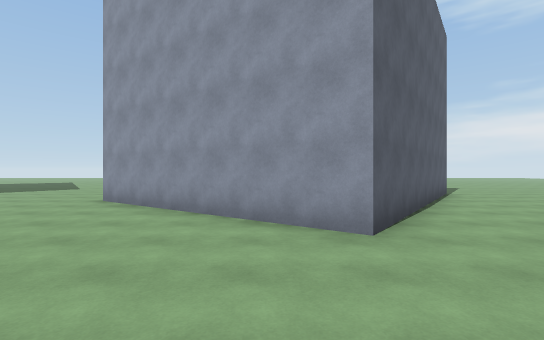
view 1 (above)

16 first-person views from a walk through a 3-D level made in the Unity game engine. The camera is 1.5 m above the floor, looks level and sees 85° across. The floor is counted in squares, 2 m on a side. Each view is taken from the middle of a square. On the plan, view 1 faces up. The plan holds only what a view shows up to about 10 squares ahead; the rest is blank. The place goes on beyond the plan.

view 2
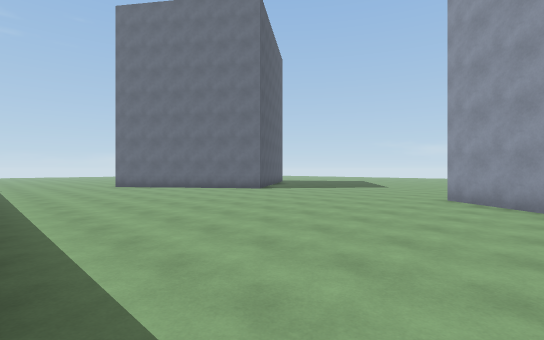

view 3
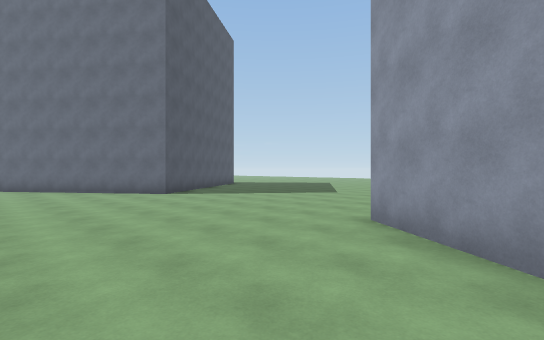

view 4
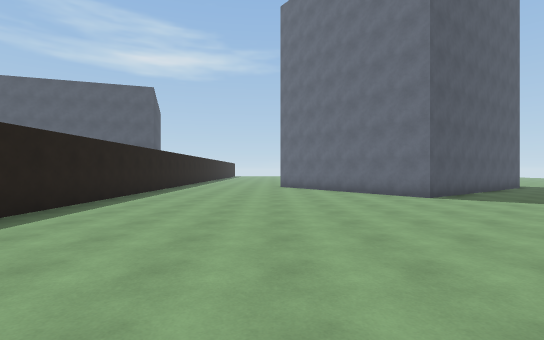

view 5
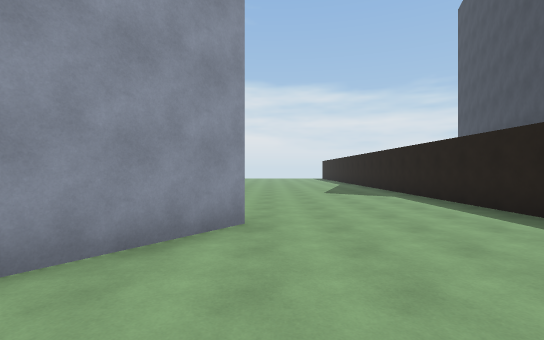

view 6
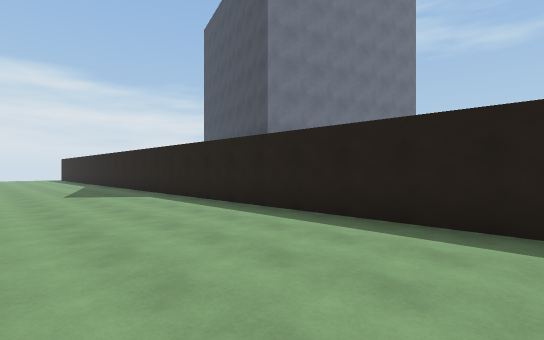

view 7
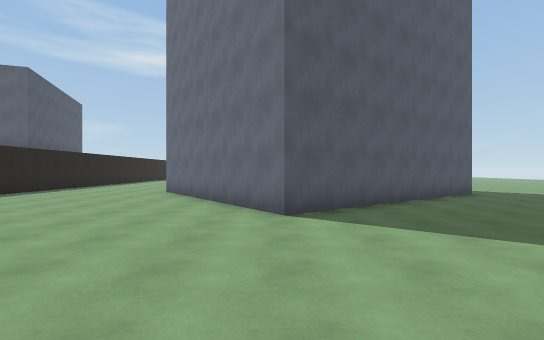

view 8
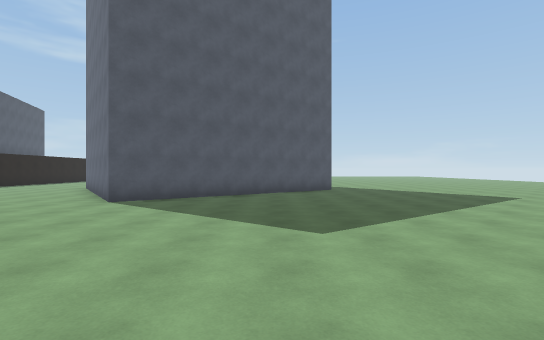

view 9
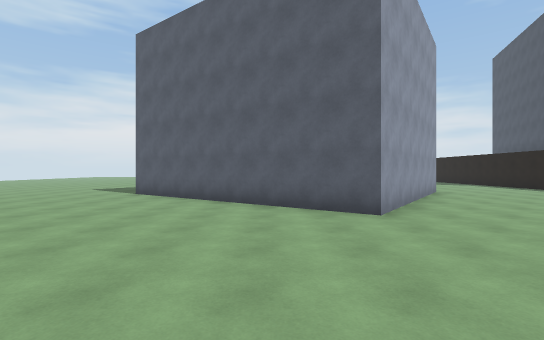

view 10
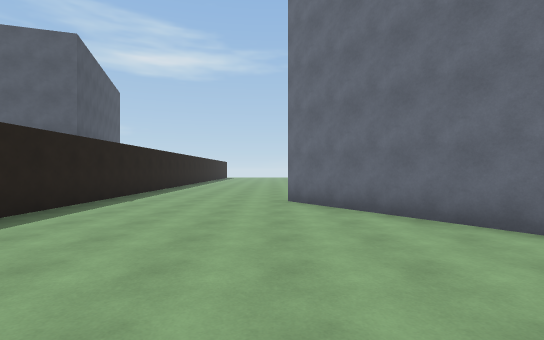

view 11
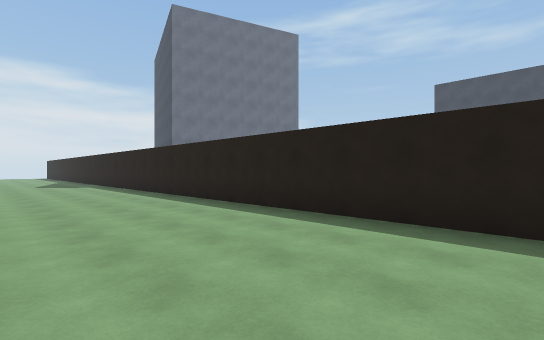

view 12
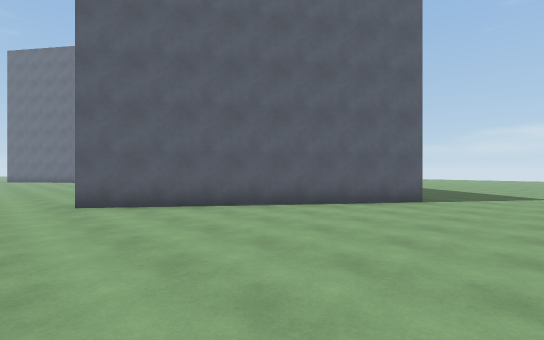

view 13
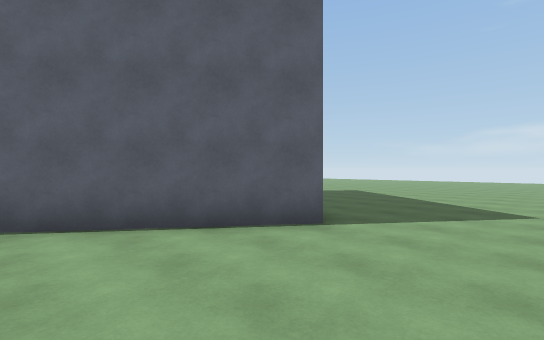

view 14
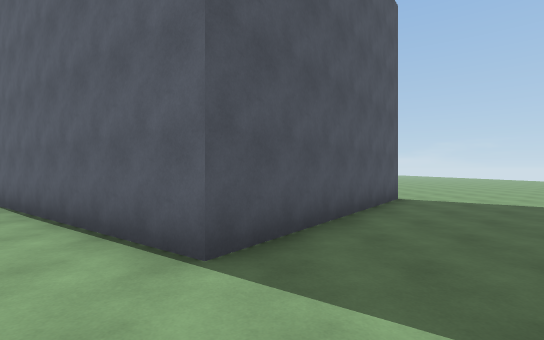

view 15
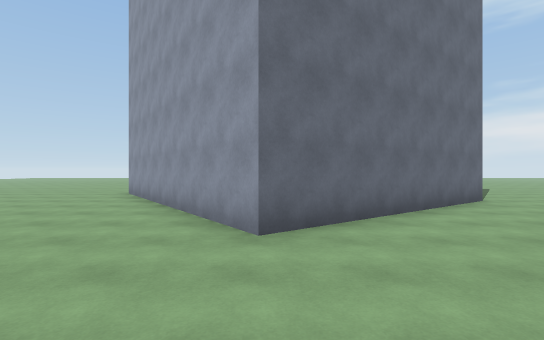

view 16
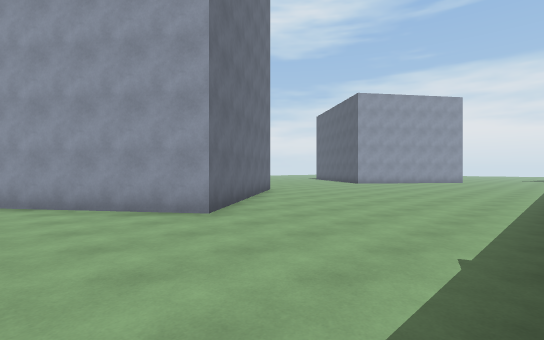

### Floor plan
Points are (right, up) in squares from view 1. A wall is a line through its corners. A room is listed if a view was taken in it or the views show most of it. See-through windows are left out.
Room 1 (views 1, 2, 3, 4, 5, 6, 7, 8, 9, 10, 11, 12, 13, 14, 15, 16)
walls: (-4.1, 7.2) (0.3, 13.3) (5.6, 9.5) (1.2, 3.4) (-4.1, 7.2); (-15.3, 13.3) (-10.9, 7.2) (-16.2, 3.4) (-19.5, 8); (-19, -1.3) (7, -1.3)
ways out: opening at (-15, 14)

Where each view was taken, in squares from view 1:
view 1: 0 up, 0 right, facing up
view 2: 1 down, 2 left, facing up-left
view 3: 3 up, 2 left, facing up-left
view 4: 3 up, 3 left, facing left
view 5: 3 up, 3 left, facing right
view 6: 3 up, 3 left, facing down-right
view 7: 7 up, 6 left, facing left
view 8: 11 up, 4 left, facing left
view 9: 9 up, 9 left, facing right
view 10: 3 up, 9 left, facing left
view 11: 3 up, 9 left, facing down-right
view 12: 2 up, 8 right, facing up-left
view 13: 6 up, 8 right, facing up-left
view 14: 10 up, 8 right, facing left
view 15: 0 up, 16 left, facing up
view 16: 1 down, 19 left, facing up-right
